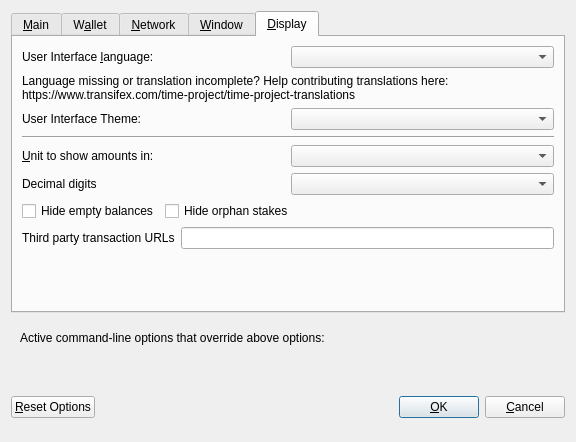
<?xml version="1.0" encoding="UTF-8"?>
<ui version="4.0">
 <class>OptionsDialog</class>
 <widget class="QDialog" name="OptionsDialog">
  <property name="geometry">
   <rect>
    <x>0</x>
    <y>0</y>
    <width>576</width>
    <height>442</height>
   </rect>
  </property>
  <property name="windowTitle">
   <string>Options</string>
  </property>
  <property name="modal">
   <bool>true</bool>
  </property>
  <layout class="QVBoxLayout" name="verticalLayout">
   <item>
    <widget class="QTabWidget" name="tabWidget">
     <property name="currentIndex">
      <number>4</number>
     </property>
     <widget class="QWidget" name="tabMain">
      <attribute name="title">
       <string>&amp;Main</string>
      </attribute>
      <layout class="QVBoxLayout" name="verticalLayout_Main">
       <item>
        <widget class="QCheckBox" name="bitcoinAtStartup">
         <property name="toolTip">
          <string>Automatically start time after logging in to the system.</string>
         </property>
         <property name="text">
          <string>&amp;Start time on system login</string>
         </property>
        </widget>
       </item>
       <item>
        <layout class="QHBoxLayout" name="horizontalLayout_2_Main">
         <item>
          <widget class="QLabel" name="databaseCacheLabel">
           <property name="text">
            <string>Size of &amp;database cache</string>
           </property>
           <property name="textFormat">
            <enum>Qt::PlainText</enum>
           </property>
           <property name="buddy">
            <cstring>databaseCache</cstring>
           </property>
          </widget>
         </item>
         <item>
          <widget class="QSpinBox" name="databaseCache"/>
         </item>
         <item>
          <widget class="QLabel" name="databaseCacheUnitLabel">
           <property name="text">
            <string>MB</string>
           </property>
           <property name="textFormat">
            <enum>Qt::PlainText</enum>
           </property>
          </widget>
         </item>
         <item>
          <spacer name="horizontalSpacer_2_Main">
           <property name="orientation">
            <enum>Qt::Horizontal</enum>
           </property>
           <property name="sizeHint" stdset="0">
            <size>
             <width>40</width>
             <height>20</height>
            </size>
           </property>
          </spacer>
         </item>
        </layout>
       </item>
       <item>
        <layout class="QHBoxLayout" name="horizontalLayout_3_Main">
         <item>
          <widget class="QLabel" name="threadsScriptVerifLabel">
           <property name="text">
            <string>Number of script &amp;verification threads</string>
           </property>
           <property name="textFormat">
            <enum>Qt::PlainText</enum>
           </property>
           <property name="buddy">
            <cstring>threadsScriptVerif</cstring>
           </property>
          </widget>
         </item>
         <item>
          <widget class="QSpinBox" name="threadsScriptVerif">
           <property name="toolTip">
            <string>(0 = auto, &lt;0 = leave that many cores free)</string>
           </property>
          </widget>
         </item>
         <item>
          <spacer name="horizontalSpacer_3_Main">
           <property name="orientation">
            <enum>Qt::Horizontal</enum>
           </property>
           <property name="sizeHint" stdset="0">
            <size>
             <width>40</width>
             <height>20</height>
            </size>
           </property>
          </spacer>
         </item>
        </layout>
       </item>
       <item>
        <spacer name="verticalSpacer_2">
         <property name="orientation">
          <enum>Qt::Vertical</enum>
         </property>
         <property name="sizeHint" stdset="0">
          <size>
           <width>20</width>
           <height>40</height>
          </size>
         </property>
        </spacer>
       </item>
       <!--
       <item>
        <widget class="QCheckBox" name="checkBoxZeromintEnable">
         <property name="toolTip">
          <string>Enable automatic minting of time units to zECA</string>
         </property>
         <property name="layoutDirection">
          <enum>Qt::LeftToRight</enum>
         </property>
         <property name="text">
          <string>Enable zECA Automint</string>
         </property>
        </widget>
       </item>
       <item>
        <layout class="QHBoxLayout" name="horizontalLayout_3">
         <item>
          <widget class="QLabel" name="percentage_label">
           <property name="toolTip">
            <string>Percentage of incoming time which get automatically converted to zECA via Zerocoin Protocol (min: 10%)</string>
           </property>
           <property name="text">
            <string>Percentage of autominted zECA</string>
           </property>
          </widget>
         </item>
         <item>
          <widget class="QSpinBox" name="zeromintPercentage">
           <property name="minimum">
            <number>1</number>
           </property>
           <property name="maximum">
            <number>100</number>
           </property>
          </widget>
         </item>
        </layout>
       </item>
       <item>
        <layout class="QHBoxLayout" name="horizontalLayout" stretch="0,0">
         <property name="sizeConstraint">
          <enum>QLayout::SetFixedSize</enum>
         </property>
         <item>
          <widget class="QLabel" name="labelPreferredDenom">
           <property name="maximumSize">
            <size>
             <width>16777215</width>
             <height>16777215</height>
            </size>
           </property>
           <property name="toolTip">
            <string>Wait with automatic conversion to Zerocoin until enough time for this denomination is available</string>
           </property>
           <property name="text">
            <string>Preferred Automint zECA Denomination</string>
           </property>
          </widget>
         </item>
         <item>
          <widget class="QComboBox" name="preferredDenom">
           <property name="maximumSize">
            <size>
             <width>16777215</width>
             <height>27</height>
            </size>
           </property>
           <property name="toolTip">
            <string>Wait with automatic conversion to Zerocoin until enough time for this denomination is available</string>
           </property>
           <property name="maxVisibleItems">
            <number>9</number>
           </property>
           <property name="maxCount">
            <number>9</number>
           </property>
          </widget>
         </item>
        </layout>
       </item>
      -->
      </layout>
     </widget>
     <widget class="QWidget" name="tabWallet">
      <attribute name="title">
       <string>W&amp;allet</string>
      </attribute>
      <layout class="QVBoxLayout" name="verticalLayout_Wallet">
       <item>
        <layout class="QHBoxLayout" name="horizontalLayout_2_Wallet">
         <item>
          <widget class="QLabel" name="labelStakeSplitThresholdText">
           <property name="text">
            <string>Stake split threshold:</string>
           </property>
          </widget>
         </item>
         <item>
          <widget class="QSpinBox" name="spinBoxStakeSplitThreshold">
           <property name="minimum">
            <number>0</number>
           </property>
           <property name="maximum">
            <number>9999999</number>
           </property>
          </widget>
         </item>
        </layout>
       </item>
       <item>
        <widget class="QGroupBox" name="groupBox">
         <property name="title">
          <string>Expert</string>
         </property>
         <layout class="QVBoxLayout" name="verticalLayout_2">
          <item>
           <widget class="QCheckBox" name="coinControlFeatures">
            <property name="toolTip">
             <string>Whether to show coin control features or not.</string>
            </property>
            <property name="text">
             <string>Enable coin &amp;control features</string>
            </property>
           </widget>
          </item>
          <!--
          <item>
           <widget class="QCheckBox" name="showMasternodesTab">
            <property name="toolTip">
             <string>Show additional tab listing all your masternodes in first sub-tab&lt;br/&gt;and all masternodes on the network in second sub-tab.</string>
            </property>
            <property name="text">
             <string>Show Masternodes Tab</string>
            </property>
           </widget>
          </item>
          -->
          <item>
           <widget class="QCheckBox" name="spendZeroConfChange">
            <property name="toolTip">
             <string>If you disable the spending of unconfirmed change, the change from a transaction&lt;br/&gt;cannot be used until that transaction has at least one confirmation.&lt;br/&gt;This also affects how your balance is computed.</string>
            </property>
            <property name="text">
             <string>&amp;Spend unconfirmed change</string>
            </property>
           </widget>
          </item>
         </layout>
        </widget>
       </item>
       <item>
        <spacer name="verticalSpacer_Wallet">
         <property name="orientation">
          <enum>Qt::Vertical</enum>
         </property>
         <property name="sizeHint" stdset="0">
          <size>
           <width>20</width>
           <height>40</height>
          </size>
         </property>
        </spacer>
       </item>
      </layout>
     </widget>
     <widget class="QWidget" name="tabNetwork">
      <attribute name="title">
       <string>&amp;Network</string>
      </attribute>
      <layout class="QVBoxLayout" name="verticalLayout_Network">
       <item>
        <widget class="QCheckBox" name="mapPortUpnp">
         <property name="toolTip">
          <string>Automatically open the time client port on the router. This only works when your router supports UPnP and it is enabled.</string>
         </property>
         <property name="text">
          <string>Map port using &amp;UPnP</string>
         </property>
        </widget>
       </item>
       <item>
        <widget class="QCheckBox" name="allowIncoming">
         <property name="toolTip">
          <string>Accept connections from outside</string>
         </property>
         <property name="text">
          <string>Allow incoming connections</string>
         </property>
        </widget>
       </item>
       <item>
        <widget class="QCheckBox" name="connectSocks">
         <property name="toolTip">
          <string>Connect to the time network through a SOCKS5 proxy.</string>
         </property>
         <property name="text">
          <string>&amp;Connect through SOCKS5 proxy (default proxy):</string>
         </property>
        </widget>
       </item>
       <item>
        <layout class="QHBoxLayout" name="horizontalLayout_1_Network">
         <item>
          <widget class="QLabel" name="proxyIpLabel">
           <property name="text">
            <string>Proxy &amp;IP:</string>
           </property>
           <property name="textFormat">
            <enum>Qt::PlainText</enum>
           </property>
           <property name="buddy">
            <cstring>proxyIp</cstring>
           </property>
          </widget>
         </item>
         <item>
          <widget class="QValidatedLineEdit" name="proxyIp">
           <property name="minimumSize">
            <size>
             <width>140</width>
             <height>0</height>
            </size>
           </property>
           <property name="maximumSize">
            <size>
             <width>140</width>
             <height>16777215</height>
            </size>
           </property>
           <property name="toolTip">
            <string>IP address of the proxy (e.g. IPv4: 127.0.0.1 / IPv6: ::1)</string>
           </property>
          </widget>
         </item>
         <item>
          <widget class="QLabel" name="proxyPortLabel">
           <property name="text">
            <string>&amp;Port:</string>
           </property>
           <property name="textFormat">
            <enum>Qt::PlainText</enum>
           </property>
           <property name="buddy">
            <cstring>proxyPort</cstring>
           </property>
          </widget>
         </item>
         <item>
          <widget class="QLineEdit" name="proxyPort">
           <property name="minimumSize">
            <size>
             <width>55</width>
             <height>0</height>
            </size>
           </property>
           <property name="maximumSize">
            <size>
             <width>55</width>
             <height>16777215</height>
            </size>
           </property>
           <property name="toolTip">
            <string>Port of the proxy (e.g. 9050)</string>
           </property>
          </widget>
         </item>
         <item>
          <spacer name="horizontalSpacer_1_Network">
           <property name="orientation">
            <enum>Qt::Horizontal</enum>
           </property>
           <property name="sizeHint" stdset="0">
            <size>
             <width>40</width>
             <height>20</height>
            </size>
           </property>
          </spacer>
         </item>
        </layout>
       </item>
       <item>
        <spacer name="verticalSpacer_Network">
         <property name="orientation">
          <enum>Qt::Vertical</enum>
         </property>
         <property name="sizeHint" stdset="0">
          <size>
           <width>20</width>
           <height>40</height>
          </size>
         </property>
        </spacer>
       </item>
      </layout>
     </widget>
     <widget class="QWidget" name="tabWindow">
      <attribute name="title">
       <string>&amp;Window</string>
      </attribute>
      <layout class="QVBoxLayout" name="verticalLayout_Window">
       <item>
        <widget class="QCheckBox" name="minimizeToTray">
         <property name="toolTip">
          <string>Show only a tray icon after minimizing the window.</string>
         </property>
         <property name="text">
          <string>&amp;Minimize to the tray instead of the taskbar</string>
         </property>
        </widget>
       </item>
       <item>
        <widget class="QCheckBox" name="minimizeOnClose">
         <property name="toolTip">
          <string>Minimize instead of exit the application when the window is closed. When this option is enabled, the application will be closed only after selecting Quit in the menu.</string>
         </property>
         <property name="text">
          <string>M&amp;inimize on close</string>
         </property>
        </widget>
       </item>
       <item>
        <spacer name="verticalSpacer_Window">
         <property name="orientation">
          <enum>Qt::Vertical</enum>
         </property>
         <property name="sizeHint" stdset="0">
          <size>
           <width>20</width>
           <height>40</height>
          </size>
         </property>
        </spacer>
       </item>
      </layout>
     </widget>
     <widget class="QWidget" name="tabDisplay">
      <attribute name="title">
       <string>&amp;Display</string>
      </attribute>
      <layout class="QVBoxLayout" name="verticalLayout_Display">
       <item>
        <layout class="QHBoxLayout" name="horizontalLayout_1_Display">
         <item>
          <widget class="QLabel" name="langLabel">
           <property name="text">
            <string>User Interface &amp;language:</string>
           </property>
           <property name="textFormat">
            <enum>Qt::PlainText</enum>
           </property>
           <property name="buddy">
            <cstring>lang</cstring>
           </property>
          </widget>
         </item>
         <item>
          <widget class="QValueComboBox" name="lang">
           <property name="toolTip">
            <string>The user interface language can be set here. This setting will take effect after restarting time.</string>
           </property>
          </widget>
         </item>
        </layout>
       </item>
       <item>
        <widget class="QLabel" name="label_3">
         <property name="toolTip">
          <string notr="true"/>
         </property>
         <property name="statusTip">
          <string notr="true"/>
         </property>
         <property name="whatsThis">
          <string notr="true"/>
         </property>
         <property name="accessibleName">
          <string notr="true"/>
         </property>
         <property name="text">
          <string>Language missing or translation incomplete? Help contributing translations here:
https://www.transifex.com/time-project/time-project-translations</string>
         </property>
         <property name="wordWrap">
          <bool>true</bool>
         </property>
         <property name="openExternalLinks">
          <bool>true</bool>
         </property>
         <property name="textInteractionFlags">
          <set>Qt::TextBrowserInteraction</set>
         </property>
        </widget>
       </item>
       <item>
        <layout class="QHBoxLayout" name="horizontalLayout_2_Display" stretch="0,0">
         <item>
          <widget class="QLabel" name="themeLabel">
           <property name="text">
            <string>User Interface Theme:</string>
           </property>
          </widget>
         </item>
         <item>
          <widget class="QValueComboBox" name="theme"/>
         </item>
        </layout>
       </item>
       <item>
        <widget class="Line" name="line">
         <property name="orientation">
          <enum>Qt::Horizontal</enum>
         </property>
        </widget>
       </item>
       <item>
        <layout class="QHBoxLayout" name="horizontalLayout_3_Display">
         <item>
          <widget class="QLabel" name="unitLabel">
           <property name="text">
            <string>&amp;Unit to show amounts in:</string>
           </property>
           <property name="textFormat">
            <enum>Qt::PlainText</enum>
           </property>
           <property name="buddy">
            <cstring>unit</cstring>
           </property>
          </widget>
         </item>
         <item>
          <widget class="QValueComboBox" name="unit">
           <property name="toolTip">
            <string>Choose the default subdivision unit to show in the interface and when sending coins.</string>
           </property>
          </widget>
         </item>
        </layout>
       </item>
       <item>
        <layout class="QHBoxLayout" name="horizontalLayout_4_Display">
         <item>
          <widget class="QLabel" name="digitsLabel">
           <property name="text">
            <string>Decimal digits</string>
           </property>
          </widget>
         </item>
         <item>
          <widget class="QValueComboBox" name="digits"/>
         </item>
        </layout>
       </item>
       <item>
        <layout class="QHBoxLayout" name="horizontalLayout_5_Display">
         <item>
          <widget class="QCheckBox" name="checkBoxHideZeroBalances">
           <property name="toolTip">
            <string>Hide empty balances</string>
           </property>
           <property name="layoutDirection">
            <enum>Qt::LeftToRight</enum>
           </property>
           <property name="text">
            <string>Hide empty balances</string>
           </property>
          </widget>
         </item>
         <item>
          <widget class="QCheckBox" name="checkBoxHideOrphans">
           <property name="toolTip">
            <string>Hide orphan stakes in transaction lists</string>
           </property>
           <property name="text">
            <string>Hide orphan stakes</string>
           </property>
          </widget>
         </item>
         <item>
          <spacer name="horizontalSpacer">
           <property name="orientation">
            <enum>Qt::Horizontal</enum>
           </property>
           <property name="sizeHint" stdset="0">
            <size>
             <width>40</width>
             <height>20</height>
            </size>
           </property>
          </spacer>
         </item>
        </layout>
       </item>
       <item>
        <layout class="QHBoxLayout" name="horizontalLayout_6_Display">
         <item>
          <widget class="QLabel" name="thirdPartyTxUrlsLabel">
           <property name="toolTip">
            <string>Third party URLs (e.g. a block explorer) that appear in the transactions tab as context menu items. %s in the URL is replaced by transaction hash. Multiple URLs are separated by vertical bar |.</string>
           </property>
           <property name="text">
            <string>Third party transaction URLs</string>
           </property>
           <property name="buddy">
            <cstring>thirdPartyTxUrls</cstring>
           </property>
          </widget>
         </item>
         <item>
          <widget class="QLineEdit" name="thirdPartyTxUrls">
           <property name="toolTip">
            <string>Third party URLs (e.g. a block explorer) that appear in the transactions tab as context menu items. %s in the URL is replaced by transaction hash. Multiple URLs are separated by vertical bar |.</string>
           </property>
          </widget>
         </item>
        </layout>
       </item>
       <item>
        <spacer name="verticalSpacer">
         <property name="orientation">
          <enum>Qt::Vertical</enum>
         </property>
         <property name="sizeHint" stdset="0">
          <size>
           <width>20</width>
           <height>40</height>
          </size>
         </property>
        </spacer>
       </item>
      </layout>
     </widget>
    </widget>
   </item>
   <item>
    <widget class="QFrame" name="frame">
     <layout class="QVBoxLayout" name="verticalLayout_Bottom">
      <item>
       <layout class="QHBoxLayout" name="horizontalLayout_Bottom">
        <item>
         <widget class="QLabel" name="overriddenByCommandLineInfoLabel">
          <property name="text">
           <string>Active command-line options that override above options:</string>
          </property>
          <property name="textFormat">
           <enum>Qt::PlainText</enum>
          </property>
         </widget>
        </item>
        <item>
         <spacer name="horizontalSpacer_Bottom">
          <property name="orientation">
           <enum>Qt::Horizontal</enum>
          </property>
          <property name="sizeHint" stdset="0">
           <size>
            <width>40</width>
            <height>20</height>
           </size>
          </property>
         </spacer>
        </item>
       </layout>
      </item>
      <item>
       <widget class="QLabel" name="overriddenByCommandLineLabel">
        <property name="text">
         <string/>
        </property>
        <property name="textFormat">
         <enum>Qt::PlainText</enum>
        </property>
        <property name="wordWrap">
         <bool>true</bool>
        </property>
       </widget>
      </item>
     </layout>
    </widget>
   </item>
   <item>
    <layout class="QHBoxLayout" name="horizontalLayout_Buttons">
     <item>
      <widget class="QPushButton" name="resetButton">
       <property name="toolTip">
        <string>Reset all client options to default.</string>
       </property>
       <property name="text">
        <string>&amp;Reset Options</string>
       </property>
       <property name="autoDefault">
        <bool>false</bool>
       </property>
      </widget>
     </item>
     <item>
      <spacer name="horizontalSpacer_1">
       <property name="orientation">
        <enum>Qt::Horizontal</enum>
       </property>
       <property name="sizeHint" stdset="0">
        <size>
         <width>40</width>
         <height>48</height>
        </size>
       </property>
      </spacer>
     </item>
     <item>
      <widget class="QLabel" name="statusLabel">
       <property name="minimumSize">
        <size>
         <width>200</width>
         <height>0</height>
        </size>
       </property>
       <property name="font">
        <font>
         <weight>75</weight>
         <bold>true</bold>
        </font>
       </property>
       <property name="text">
        <string/>
       </property>
       <property name="textFormat">
        <enum>Qt::PlainText</enum>
       </property>
       <property name="wordWrap">
        <bool>true</bool>
       </property>
      </widget>
     </item>
     <item>
      <spacer name="horizontalSpacer_2">
       <property name="orientation">
        <enum>Qt::Horizontal</enum>
       </property>
       <property name="sizeHint" stdset="0">
        <size>
         <width>40</width>
         <height>48</height>
        </size>
       </property>
      </spacer>
     </item>
     <item>
      <widget class="QPushButton" name="okButton">
       <property name="text">
        <string>&amp;OK</string>
       </property>
       <property name="autoDefault">
        <bool>false</bool>
       </property>
       <property name="default">
        <bool>true</bool>
       </property>
      </widget>
     </item>
     <item>
      <widget class="QPushButton" name="cancelButton">
       <property name="text">
        <string>&amp;Cancel</string>
       </property>
       <property name="autoDefault">
        <bool>false</bool>
       </property>
      </widget>
     </item>
    </layout>
   </item>
  </layout>
 </widget>
 <customwidgets>
  <customwidget>
   <class>QValidatedLineEdit</class>
   <extends>QLineEdit</extends>
   <header>qvalidatedlineedit.h</header>
  </customwidget>
  <customwidget>
   <class>QValueComboBox</class>
   <extends>QComboBox</extends>
   <header>qvaluecombobox.h</header>
  </customwidget>
 </customwidgets>
 <resources/>
 <connections/>
</ui>
